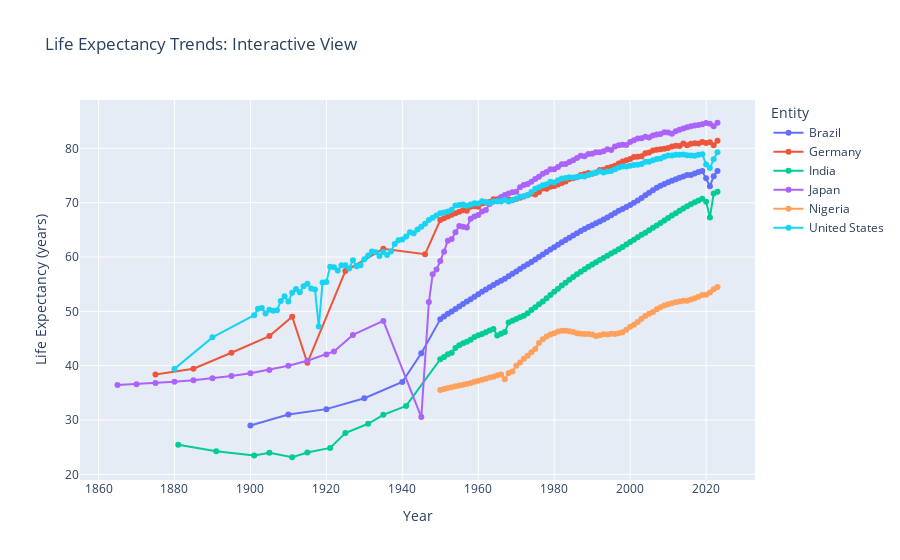

The notebook cell this image was saved under:
### Markdown cell above
## Exercise 5: Interactive Line Plot with Plotly

**Objective**: Create an interactive line plot showing trends for multiple countries over time.

**Requirements**:
- Use the same 6 countries from Exercise 2: Japan, United States, Germany, Brazil, India, Nigeria
- Create a line plot with time on x-axis and life expectancy on y-axis
- Each country should have a distinct color and be connected with a line
- Show data from 1960 onwards
- Add markers (dots) at data points for clarity
- Include meaningful hover information showing: country name, year, and life expectancy
- Add title: "Life Expectancy Trends: Interactive View"
- Add axis labels: "Year" and "Life Expectancy (years)"

**Interactivity Features** (built-in to Plotly):

- Hover over any line to see exact values
- Click legend entries to hide/show countries
- Zoom, pan, and download the plot

### Code cell
## SOLUTION

import plotly.express as px
import plotly.graph_objects as go
from plotly.subplots import make_subplots

countries_six = ['Japan', 'United States', 'Germany', 'Brazil', 'India', 'Nigeria']
df_plot = df_clean[df_clean['Entity'].isin(countries_six)]

fig = px.line(df_plot, x='Year', y='Life expectancy', color='Entity',
              hover_name='Entity',
              hover_data={'Year': True, 'Life expectancy': ':.1f', 'Entity': False},
              title='Life Expectancy Trends: Interactive View',
              labels={'Life expectancy': 'Life Expectancy (years)', 'Year': 'Year'},
              markers=True)

fig.show()

### Figure 1 — Plotly figure (JSON) as saved in the notebook; plotly's stock layout.template omitted (floating-point values rounded to 4 significant figures)
{"data": [{"customdata": [["Brazil"], ["Brazil"], ["Brazil"], ["Brazil"], ["Brazil"], ["Brazil"], ["Brazil"], ["Brazil"], ["Brazil"], ["Brazil"], ["Brazil"], ["Brazil"], ["Brazil"], ["Brazil"], ["Brazil"], ["Brazil"], ["Brazil"], ["Brazil"], ["Brazil"], ["Brazil"], ["Brazil"], ["Brazil"], ["Brazil"], ["Brazil"], ["Brazil"], ["Brazil"], ["Brazil"], ["Brazil"], ["Brazil"], ["Brazil"], ["Brazil"], ["Brazil"], ["Brazil"], ["Brazil"], ["Brazil"], ["Brazil"], ["Brazil"], ["Brazil"], ["Brazil"], ["Brazil"], ["Brazil"], ["Brazil"], ["Brazil"], ["Brazil"], ["Brazil"], ["Brazil"], ["Brazil"], ["Brazil"], ["Brazil"], ["Brazil"], ["Brazil"], ["Brazil"], ["Brazil"], ["Brazil"], ["Brazil"], ["Brazil"], ["Brazil"], ["Brazil"], ["Brazil"], ["Brazil"], ["Brazil"], ["Brazil"], ["Brazil"], ["Brazil"], ["Brazil"], ["Brazil"], ["Brazil"], ["Brazil"], ["Brazil"], ["Brazil"], ["Brazil"], ["Brazil"], ["Brazil"], ["Brazil"], ["Brazil"], ["Brazil"], ["Brazil"], ["Brazil"], ["Brazil"], ["Brazil"]], "hovertemplate": "<b>%{hovertext}</b><br><br>Year=%{x}<br>Life Expectancy (years)=%{y:.1f}<extra></extra>", "hovertext": ["Brazil", "Brazil", "Brazil", "Brazil", "Brazil", "Brazil", "Brazil", "Brazil", "Brazil", "Brazil", "Brazil", "Brazil", "Brazil", "Brazil", "Brazil", "Brazil", "Brazil", "Brazil", "Brazil", "Brazil", "Brazil", "Brazil", "Brazil", "Brazil", "Brazil", "Brazil", "Brazil", "Brazil", "Brazil", "Brazil", "Brazil", "Brazil", "Brazil", "Brazil", "Brazil", "Brazil", "Brazil", "Brazil", "Brazil", "Brazil", "Brazil", "Brazil", "Brazil", "Brazil", "Brazil", "Brazil", "Brazil", "Brazil", "Brazil", "Brazil", "Brazil", "Brazil", "Brazil", "Brazil", "Brazil", "Brazil", "Brazil", "Brazil", "Brazil", "Brazil", "Brazil", "Brazil", "Brazil", "Brazil", "Brazil", "Brazil", "Brazil", "Brazil", "Brazil", "Brazil", "Brazil", "Brazil", "Brazil", "Brazil", "Brazil", "Brazil", "Brazil", "Brazil", "Brazil", "Brazil"], "legendgroup": "Brazil", "line": {"color": "#636efa", "dash": "solid"}, "marker": {"symbol": "circle"}, "mode": "lines+markers", "name": "Brazil", "orientation": "v", "showlegend": true, "type": "scatter", "x": [1900, 1910, 1920, 1930, 1940, 1945, 1950, 1951, 1952, 1953, 1954, 1955, 1956, 1957, 1958, 1959, 1960, 1961, 1962, 1963, 1964, 1965, 1966, 1967, 1968, 1969, 1970, 1971, 1972, 1973, 1974, 1975, 1976, 1977, 1978, 1979, 1980, 1981, 1982, 1983, 1984, 1985, 1986, 1987, 1988, 1989, 1990, 1991, 1992, 1993, 1994, 1995, 1996, 1997, 1998, 1999, 2000, 2001, 2002, 2003, 2004, 2005, 2006, 2007, 2008, 2009, 2010, 2011, 2012, 2013, 2014, 2015, 2016, 2017, 2018, 2019, 2020, 2021, 2022, 2023], "xaxis": "x", "y": [29, 31, 32, 34, 37, 42.3, 48.53, 49.04, 49.55, 49.99, 50.43, 50.89, 51.34, 51.81, 52.25, 52.7, 53.16, 53.59, 54.02, 54.45, 54.85, 55.24, 55.63, 56.02, 56.47, 56.9, 57.34, 57.79, 58.26, 58.68, 59.08, 59.56, 60.01, 60.46, 60.92, 61.37, 61.82, 62.27, 62.71, 63.13, 63.55, 63.98, 64.39, 64.78, 65.16, 65.51, 65.86, 66.2, 66.54, 66.89, 67.29, 67.7, 68.11, 68.5, 68.85, 69.21, 69.58, 69.98, 70.4, 70.88, 71.36, 71.83, 72.3, 72.73, 73.11, 73.46, 73.78, 74.05, 74.33, 74.61, 74.82, 75.11, 75.08, 75.38, 75.63, 75.81, 74.51, 73.04, 74.87, 75.85], "yaxis": "y"}, {"customdata": [["Germany"], ["Germany"], ["Germany"], ["Germany"], ["Germany"], ["Germany"], ["Germany"], ["Germany"], ["Germany"], ["Germany"], ["Germany"], ["Germany"], ["Germany"], ["Germany"], ["Germany"], ["Germany"], ["Germany"], ["Germany"], ["Germany"], ["Germany"], ["Germany"], ["Germany"], ["Germany"], ["Germany"], ["Germany"], ["Germany"], ["Germany"], ["Germany"], ["Germany"], ["Germany"], ["Germany"], ["Germany"], ["Germany"], ["Germany"], ["Germany"], ["Germany"], ["Germany"], ["Germany"], ["Germany"], ["Germany"], ["Germany"], ["Germany"], ["Germany"], ["Germany"], ["Germany"], ["Germany"], ["Germany"], ["Germany"], ["Germany"], ["Germany"], ["Germany"], ["Germany"], ["Germany"], ["Germany"], ["Germany"], ["Germany"], ["Germany"], ["Germany"], ["Germany"], ["Germany"], ["Germany"], ["Germany"], ["Germany"], ["Germany"], ["Germany"], ["Germany"], ["Germany"], ["Germany"], ["Germany"], ["Germany"], ["Germany"], ["Germany"], ["Germany"], ["Germany"], ["Germany"], ["Germany"], ["Germany"], ["Germany"], ["Germany"], ["Germany"], ["Germany"], ["Germany"], ["Germany"]], "hovertemplate": "<b>%{hovertext}</b><br><br>Year=%{x}<br>Life Expectancy (years)=%{y:.1f}<extra></extra>", "hovertext": ["Germany", "Germany", "Germany", "Germany", "Germany", "Germany", "Germany", "Germany", "Germany", "Germany", "Germany", "Germany", "Germany", "Germany", "Germany", "Germany", "Germany", "Germany", "Germany", "Germany", "Germany", "Germany", "Germany", "Germany", "Germany", "Germany", "Germany", "Germany", "Germany", "Germany", "Germany", "Germany", "Germany", "Germany", "Germany", "Germany", "Germany", "Germany", "Germany", "Germany", "Germany", "Germany", "Germany", "Germany", "Germany", "Germany", "Germany", "Germany", "Germany", "Germany", "Germany", "Germany", "Germany", "Germany", "Germany", "Germany", "Germany", "Germany", "Germany", "Germany", "Germany", "Germany", "Germany", "Germany", "Germany", "Germany", "Germany", "Germany", "Germany", "Germany", "Germany", "Germany", "Germany", "Germany", "Germany", "Germany", "Germany", "Germany", "Germany", "Germany", "Germany", "Germany", "Germany"], "legendgroup": "Germany", "line": {"color": "#EF553B", "dash": "solid"}, "marker": {"symbol": "circle"}, "mode": "lines+markers", "name": "Germany", "orientation": "v", "showlegend": true, "type": "scatter", "x": [1875, 1885, 1895, 1905, 1911, 1915, 1925, 1935, 1946, 1950, 1951, 1952, 1953, 1954, 1955, 1956, 1957, 1958, 1959, 1960, 1961, 1962, 1963, 1964, 1965, 1966, 1967, 1968, 1969, 1970, 1971, 1972, 1973, 1974, 1975, 1976, 1977, 1978, 1979, 1980, 1981, 1982, 1983, 1984, 1985, 1986, 1987, 1988, 1989, 1990, 1991, 1992, 1993, 1994, 1995, 1996, 1997, 1998, 1999, 2000, 2001, 2002, 2003, 2004, 2005, 2006, 2007, 2008, 2009, 2010, 2011, 2012, 2013, 2014, 2015, 2016, 2017, 2018, 2019, 2020, 2021, 2022, 2023], "xaxis": "x", "y": [38.37, 39.44, 42.38, 45.45, 49, 40.52, 57.42, 61.5, 60.51, 66.81, 67.14, 67.46, 67.76, 68.06, 68.34, 68.59, 68.5, 69.23, 69.33, 69.25, 69.84, 70.0, 70.12, 70.65, 70.63, 70.74, 70.96, 70.61, 70.46, 70.68, 70.91, 71.15, 71.36, 71.68, 71.52, 71.98, 72.59, 72.57, 72.92, 73.09, 73.33, 73.63, 73.92, 74.38, 74.49, 74.7, 75.11, 75.28, 75.47, 75.34, 75.56, 76.0, 76.08, 76.38, 76.55, 76.78, 77.22, 77.58, 77.8, 78.06, 78.4, 78.47, 78.54, 79.12, 79.25, 79.59, 79.73, 79.82, 79.92, 80.08, 80.35, 80.5, 80.45, 80.91, 80.57, 80.84, 80.94, 80.87, 81.19, 81.0, 81.11, 80.58, 81.38], "yaxis": "y"}, {"customdata": [["India"], ["India"], ["India"], ["India"], ["India"], ["India"], ["India"], ["India"], ["India"], ["India"], ["India"], ["India"], ["India"], ["India"], ["India"], ["India"], ["India"], ["India"], ["India"], ["India"], ["India"], ["India"], ["India"], ["India"], ["India"], ["India"], ["India"], ["India"], ["India"], ["India"], ["India"], ["India"], ["India"], ["India"], ["India"], ["India"], ["India"], ["India"], ["India"], ["India"], ["India"], ["India"], ["India"], ["India"], ["India"], ["India"], ["India"], ["India"], ["India"], ["India"], ["India"], ["India"], ["India"], ["India"], ["India"], ["India"], ["India"], ["India"], ["India"], ["India"], ["India"], ["India"], ["India"], ["India"], ["India"], ["India"], ["India"], ["India"], ["India"], ["India"], ["India"], ["India"], ["India"], ["India"], ["India"], ["India"], ["India"], ["India"], ["India"], ["India"], ["India"], ["India"], ["India"], ["India"], ["India"]], "hovertemplate": "<b>%{hovertext}</b><br><br>Year=%{x}<br>Life Expectancy (years)=%{y:.1f}<extra></extra>", "hovertext": ["India", "India", "India", "India", "India", "India", "India", "India", "India", "India", "India", "India", "India", "India", "India", "India", "India", "India", "India", "India", "India", "India", "India", "India", "India", "India", "India", "India", "India", "India", "India", "India", "India", "India", "India", "India", "India", "India", "India", "India", "India", "India", "India", "India", "India", "India", "India", "India", "India", "India", "India", "India", "India", "India", "India", "India", "India", "India", "India", "India", "India", "India", "India", "India", "India", "India", "India", "India", "India", "India", "India", "India", "India", "India", "India", "India", "India", "India", "India", "India", "India", "India", "India", "India", "India"], "legendgroup": "India", "line": {"color": "#00cc96", "dash": "solid"}, "marker": {"symbol": "circle"}, "mode": "lines+markers", "name": "India", "orientation": "v", "showlegend": true, "type": "scatter", "x": [1881, 1891, 1901, 1905, 1911, 1915, 1921, 1925, 1931, 1935, 1941, 1950, 1951, 1952, 1953, 1954, 1955, 1956, 1957, 1958, 1959, 1960, 1961, 1962, 1963, 1964, 1965, 1966, 1967, 1968, 1969, 1970, 1971, 1972, 1973, 1974, 1975, 1976, 1977, 1978, 1979, 1980, 1981, 1982, 1983, 1984, 1985, 1986, 1987, 1988, 1989, 1990, 1991, 1992, 1993, 1994, 1995, 1996, 1997, 1998, 1999, 2000, 2001, 2002, 2003, 2004, 2005, 2006, 2007, 2008, 2009, 2010, 2011, 2012, 2013, 2014, 2015, 2016, 2017, 2018, 2019, 2020, 2021, 2022, 2023], "xaxis": "x", "y": [25.44, 24.27, 23.49, 23.98, 23.15, 24.02, 24.86, 27.61, 29.31, 30.95, 32.59, 41.18, 41.6, 42.09, 42.39, 43.25, 43.74, 44.13, 44.41, 44.78, 45.26, 45.61, 45.82, 46.13, 46.46, 46.74, 45.56, 45.88, 46.18, 47.92, 48.26, 48.59, 48.9, 49.21, 49.64, 50.26, 50.76, 51.3, 51.82, 52.42, 53.01, 53.59, 54.17, 54.74, 55.28, 55.81, 56.32, 56.82, 57.29, 57.74, 58.2, 58.62, 59.03, 59.45, 59.82, 60.24, 60.63, 61.03, 61.44, 61.85, 62.28, 62.75, 63.16, 63.65, 64.09, 64.48, 64.94, 65.37, 65.8, 66.25, 66.7, 67.16, 67.62, 68.08, 68.5, 68.93, 69.33, 69.71, 70.07, 70.42, 70.75, 70.16, 67.28, 71.7, 72.0], "yaxis": "y"}, {"customdata": [["Japan"], ["Japan"], ["Japan"], ["Japan"], ["Japan"], ["Japan"], ["Japan"], ["Japan"], ["Japan"], ["Japan"], ["Japan"], ["Japan"], ["Japan"], ["Japan"], ["Japan"], ["Japan"], ["Japan"], ["Japan"], ["Japan"], ["Japan"], ["Japan"], ["Japan"], ["Japan"], ["Japan"], ["Japan"], ["Japan"], ["Japan"], ["Japan"], ["Japan"], ["Japan"], ["Japan"], ["Japan"], ["Japan"], ["Japan"], ["Japan"], ["Japan"], ["Japan"], ["Japan"], ["Japan"], ["Japan"], ["Japan"], ["Japan"], ["Japan"], ["Japan"], ["Japan"], ["Japan"], ["Japan"], ["Japan"], ["Japan"], ["Japan"], ["Japan"], ["Japan"], ["Japan"], ["Japan"], ["Japan"], ["Japan"], ["Japan"], ["Japan"], ["Japan"], ["Japan"], ["Japan"], ["Japan"], ["Japan"], ["Japan"], ["Japan"], ["Japan"], ["Japan"], ["Japan"], ["Japan"], ["Japan"], ["Japan"], ["Japan"], ["Japan"], ["Japan"], ["Japan"], ["Japan"], ["Japan"], ["Japan"], ["Japan"], ["Japan"], ["Japan"], ["Japan"], ["Japan"], ["Japan"], ["Japan"], ["Japan"], ["Japan"], ["Japan"], ["Japan"], ["Japan"], ["Japan"], ["Japan"], ["Japan"]], "hovertemplate": "<b>%{hovertext}</b><br><br>Year=%{x}<br>Life Expectancy (years)=%{y:.1f}<extra></extra>", "hovertext": ["Japan", "Japan", "Japan", "Japan", "Japan", "Japan", "Japan", "Japan", "Japan", "Japan", "Japan", "Japan", "Japan", "Japan", "Japan", "Japan", "Japan", "Japan", "Japan", "Japan", "Japan", "Japan", "Japan", "Japan", "Japan", "Japan", "Japan", "Japan", "Japan", "Japan", "Japan", "Japan", "Japan", "Japan", "Japan", "Japan", "Japan", "Japan", "Japan", "Japan", "Japan", "Japan", "Japan", "Japan", "Japan", "Japan", "Japan", "Japan", "Japan", "Japan", "Japan", "Japan", "Japan", "Japan", "Japan", "Japan", "Japan", "Japan", "Japan", "Japan", "Japan", "Japan", "Japan", "Japan", "Japan", "Japan", "Japan", "Japan", "Japan", "Japan", "Japan", "Japan", "Japan", "Japan", "Japan", "Japan", "Japan", "Japan", "Japan", "Japan", "Japan", "Japan", "Japan", "Japan", "Japan", "Japan", "Japan", "Japan", "Japan", "Japan", "Japan", "Japan", "Japan"], "legendgroup": "Japan", "line": {"color": "#ab63fa", "dash": "solid"}, "marker": {"symbol": "circle"}, "mode": "lines+markers", "name": "Japan", "orientation": "v", "showlegend": true, "type": "scatter", "x": [1865, 1870, 1875, 1880, 1885, 1890, 1895, 1900, 1905, 1910, 1915, 1920, 1922, 1927, 1935, 1945, 1947, 1948, 1949, 1950, 1951, 1952, 1953, 1954, 1955, 1956, 1957, 1958, 1959, 1960, 1961, 1962, 1963, 1964, 1965, 1966, 1967, 1968, 1969, 1970, 1971, 1972, 1973, 1974, 1975, 1976, 1977, 1978, 1979, 1980, 1981, 1982, 1983, 1984, 1985, 1986, 1987, 1988, 1989, 1990, 1991, 1992, 1993, 1994, 1995, 1996, 1997, 1998, 1999, 2000, 2001, 2002, 2003, 2004, 2005, 2006, 2007, 2008, 2009, 2010, 2011, 2012, 2013, 2014, 2015, 2016, 2017, 2018, 2019, 2020, 2021, 2022, 2023], "xaxis": "x", "y": [36.43, 36.59, 36.8, 37.04, 37.33, 37.68, 38.1, 38.6, 39.22, 39.97, 40.9, 42.04, 42.62, 45.66, 48.24, 30.54, 51.71, 56.84, 57.72, 59.25, 60.99, 63.0, 63.33, 64.54, 65.71, 65.56, 65.44, 67.04, 67.46, 67.72, 68.37, 68.67, 69.75, 70.2, 70.26, 71.06, 71.4, 71.67, 71.92, 72.01, 72.83, 73.26, 73.42, 73.85, 74.36, 74.76, 75.33, 75.66, 76.17, 76.14, 76.56, 77.07, 77.11, 77.51, 77.8, 78.21, 78.63, 78.55, 78.98, 78.99, 79.26, 79.3, 79.45, 79.84, 79.68, 80.36, 80.58, 80.65, 80.61, 81.18, 81.51, 81.8, 81.85, 82.13, 82.01, 82.37, 82.55, 82.63, 82.97, 82.92, 82.67, 83.17, 83.4, 83.64, 83.88, 84.06, 84.19, 84.29, 84.42, 84.67, 84.55, 84.05, 84.71], "yaxis": "y"}, {"customdata": [["Nigeria"], ["Nigeria"], ["Nigeria"], ["Nigeria"], ["Nigeria"], ["Nigeria"], ["Nigeria"], ["Nigeria"], ["Nigeria"], ["Nigeria"], ["Nigeria"], ["Nigeria"], ["Nigeria"], ["Nigeria"], ["Nigeria"], ["Nigeria"], ["Nigeria"], ["Nigeria"], ["Nigeria"], ["Nigeria"], ["Nigeria"], ["Nigeria"], ["Nigeria"], ["Nigeria"], ["Nigeria"], ["Nigeria"], ["Nigeria"], ["Nigeria"], ["Nigeria"], ["Nigeria"], ["Nigeria"], ["Nigeria"], ["Nigeria"], ["Nigeria"], ["Nigeria"], ["Nigeria"], ["Nigeria"], ["Nigeria"], ["Nigeria"], ["Nigeria"], ["Nigeria"], ["Nigeria"], ["Nigeria"], ["Nigeria"], ["Nigeria"], ["Nigeria"], ["Nigeria"], ["Nigeria"], ["Nigeria"], ["Nigeria"], ["Nigeria"], ["Nigeria"], ["Nigeria"], ["Nigeria"], ["Nigeria"], ["Nigeria"], ["Nigeria"], ["Nigeria"], ["Nigeria"], ["Nigeria"], ["Nigeria"], ["Nigeria"], ["Nigeria"], ["Nigeria"], ["Nigeria"], ["Nigeria"], ["Nigeria"], ["Nigeria"], ["Nigeria"], ["Nigeria"], ["Nigeria"], ["Nigeria"], ["Nigeria"], ["Nigeria"]], "hovertemplate": "<b>%{hovertext}</b><br><br>Year=%{x}<br>Life Expectancy (years)=%{y:.1f}<extra></extra>", "hovertext": ["Nigeria", "Nigeria", "Nigeria", "Nigeria", "Nigeria", "Nigeria", "Nigeria", "Nigeria", "Nigeria", "Nigeria", "Nigeria", "Nigeria", "Nigeria", "Nigeria", "Nigeria", "Nigeria", "Nigeria", "Nigeria", "Nigeria", "Nigeria", "Nigeria", "Nigeria", "Nigeria", "Nigeria", "Nigeria", "Nigeria", "Nigeria", "Nigeria", "Nigeria", "Nigeria", "Nigeria", "Nigeria", "Nigeria", "Nigeria", "Nigeria", "Nigeria", "Nigeria", "Nigeria", "Nigeria", "Nigeria", "Nigeria", "Nigeria", "Nigeria", "Nigeria", "Nigeria", "Nigeria", "Nigeria", "Nigeria", "Nigeria", "Nigeria", "Nigeria", "Nigeria", "Nigeria", "Nigeria", "Nigeria", "Nigeria", "Nigeria", "Nigeria", "Nigeria", "Nigeria", "Nigeria", "Nigeria", "Nigeria", "Nigeria", "Nigeria", "Nigeria", "Nigeria", "Nigeria", "Nigeria", "Nigeria", "Nigeria", "Nigeria", "Nigeria", "Nigeria"], "legendgroup": "Nigeria", "line": {"color": "#FFA15A", "dash": "solid"}, "marker": {"symbol": "circle"}, "mode": "lines+markers", "name": "Nigeria", "orientation": "v", "showlegend": true, "type": "scatter", "x": [1950, 1951, 1952, 1953, 1954, 1955, 1956, 1957, 1958, 1959, 1960, 1961, 1962, 1963, 1964, 1965, 1966, 1967, 1968, 1969, 1970, 1971, 1972, 1973, 1974, 1975, 1976, 1977, 1978, 1979, 1980, 1981, 1982, 1983, 1984, 1985, 1986, 1987, 1988, 1989, 1990, 1991, 1992, 1993, 1994, 1995, 1996, 1997, 1998, 1999, 2000, 2001, 2002, 2003, 2004, 2005, 2006, 2007, 2008, 2009, 2010, 2011, 2012, 2013, 2014, 2015, 2016, 2017, 2018, 2019, 2020, 2021, 2022, 2023], "xaxis": "x", "y": [35.53, 35.72, 35.88, 36.04, 36.24, 36.34, 36.48, 36.62, 36.83, 37.03, 37.21, 37.43, 37.61, 37.81, 37.98, 38.22, 38.36, 37.5, 38.64, 38.95, 40.01, 40.61, 41.27, 41.83, 42.49, 43.05, 44.19, 44.85, 45.35, 45.74, 45.96, 46.31, 46.44, 46.44, 46.34, 46.19, 45.95, 45.89, 45.83, 45.83, 45.73, 45.48, 45.59, 45.78, 45.75, 45.87, 45.83, 45.96, 46.15, 46.61, 47.14, 47.55, 48.02, 48.62, 49.15, 49.54, 49.88, 50.38, 50.75, 51.08, 51.31, 51.49, 51.69, 51.83, 51.94, 51.94, 52.19, 52.4, 52.67, 53.01, 53.07, 53.45, 54.08, 54.46], "yaxis": "y"}, {"customdata": [["United States"], ["United States"], ["United States"], ["United States"], ["United States"], ["United States"], ["United States"], ["United States"], ["United States"], ["United States"], ["United States"], ["United States"], ["United States"], ["United States"], ["United States"], ["United States"], ["United States"], ["United States"], ["United States"], ["United States"], ["United States"], ["United States"], ["United States"], ["United States"], ["United States"], ["United States"], ["United States"], ["United States"], ["United States"], ["United States"], ["United States"], ["United States"], ["United States"], ["United States"], ["United States"], ["United States"], ["United States"], ["United States"], ["United States"], ["United States"], ["United States"], ["United States"], ["United States"], ["United States"], ["United States"], ["United States"], ["United States"], ["United States"], ["United States"], ["United States"], ["United States"], ["United States"], ["United States"], ["United States"], ["United States"], ["United States"], ["United States"], ["United States"], ["United States"], ["United States"], ["United States"], ["United States"], ["United States"], ["United States"], ["United States"], ["United States"], ["United States"], ["United States"], ["United States"], ["United States"], ["United States"], ["United States"], ["United States"], ["United States"], ["United States"], ["United States"], ["United States"], ["United States"], ["United States"], ["United States"], ["United States"], ["United States"], ["United States"], ["United States"], ["United States"], ["United States"], ["United States"], ["United States"], ["United States"], ["United States"], ["United States"], ["United States"], ["United States"], ["United States"], ["United States"], ["United States"], ["United States"], ["United States"], ["United States"], ["United States"], ["United States"], ["United States"], ["United States"], ["United States"], ["United States"], ["United States"], ["United States"], ["United States"], ["United States"], ["United States"], ["United States"], ["United States"], ["United States"], ["United States"], ["United States"], ["United States"], ["United States"], ["United States"], ["United States"], ["United States"], ["United States"], ["United States"], ["United States"], ["United States"], ["United States"]], "hovertemplate": "<b>%{hovertext}</b><br><br>Year=%{x}<br>Life Expectancy (years)=%{y:.1f}<extra></extra>", "hovertext": ["United States", "United States", "United States", "United States", "United States", "United States", "United States", "United States", "United States", "United States", "United States", "United States", "United States", "United States", "United States", "United States", "United States", "United States", "United States", "United States", "United States", "United States", "United States", "United States", "United States", "United States", "United States", "United States", "United States", "United States", "United States", "United States", "United States", "United States", "United States", "United States", "United States", "United States", "United States", "United States", "United States", "United States", "United States", "United States", "United States", "United States", "United States", "United States", "United States", "United States", "United States", "United States", "United States", "United States", "United States", "United States", "United States", "United States", "United States", "United States", "United States", "United States", "United States", "United States", "United States", "United States", "United States", "United States", "United States", "United States", "United States", "United States", "United States", "United States", "United States", "United States", "United States", "United States", "United States", "United States", "United States", "United States", "United States", "United States", "United States", "United States", "United States", "United States", "United States", "United States", "United States", "United States", "United States", "United States", "United States", "United States", "United States", "United States", "United States", "United States", "United States", "United States", "United States", "United States", "United States", "United States", "United States", "United States", "United States", "United States", "United States", "United States", "United States", "United States", "United States", "United States", "United States", "United States", "United States", "United States", "United States", "United States", "United States", "United States", "United States"], "legendgroup": "United States", "line": {"color": "#19d3f3", "dash": "solid"}, "marker": {"symbol": "circle"}, "mode": "lines+markers", "name": "United States", "orientation": "v", "showlegend": true, "type": "scatter", "x": [1880, 1890, 1901, 1902, 1903, 1904, 1905, 1906, 1907, 1908, 1909, 1910, 1911, 1912, 1913, 1914, 1915, 1916, 1917, 1918, 1919, 1920, 1921, 1922, 1923, 1924, 1925, 1926, 1927, 1928, 1929, 1930, 1931, 1932, 1933, 1934, 1935, 1936, 1937, 1938, 1939, 1940, 1941, 1942, 1943, 1944, 1945, 1946, 1947, 1948, 1949, 1950, 1951, 1952, 1953, 1954, 1955, 1956, 1957, 1958, 1959, 1960, 1961, 1962, 1963, 1964, 1965, 1966, 1967, 1968, 1969, 1970, 1971, 1972, 1973, 1974, 1975, 1976, 1977, 1978, 1979, 1980, 1981, 1982, 1983, 1984, 1985, 1986, 1987, 1988, 1989, 1990, 1991, 1992, 1993, 1994, 1995, 1996, 1997, 1998, 1999, 2000, 2001, 2002, 2003, 2004, 2005, 2006, 2007, 2008, 2009, 2010, 2011, 2012, 2013, 2014, 2015, 2016, 2017, 2018, 2019, 2020, 2021, 2022, 2023], "xaxis": "x", "y": [39.41, 45.21, 49.3, 50.5, 50.6, 49.6, 50.3, 50.1, 50.2, 51.9, 52.8, 51.8, 53.4, 54.1, 53.5, 54.6, 55.1, 54.2, 54, 47.2, 55.3, 55.4, 58.2, 58.1, 57.5, 58.5, 58.5, 57.9, 59.4, 58.3, 58.5, 59.6, 60.3, 61, 60.9, 60.19, 60.91, 60.35, 61.03, 62.39, 63.07, 63.22, 63.79, 64.54, 64.36, 65.06, 65.59, 66.13, 66.8, 67.22, 67.63, 68.07, 68.17, 68.38, 68.71, 69.5, 69.56, 69.64, 69.42, 69.67, 69.9, 69.83, 70.25, 70.12, 69.94, 70.2, 70.25, 70.21, 70.52, 70.2, 70.48, 70.73, 71.1, 71.18, 71.4, 71.96, 72.54, 72.84, 73.23, 73.41, 73.83, 73.73, 74.12, 74.46, 74.55, 74.67, 74.65, 74.73, 74.86, 74.83, 75.11, 75.37, 75.52, 75.78, 75.57, 75.74, 75.85, 76.17, 76.5, 76.66, 76.67, 76.81, 76.92, 76.99, 77.14, 77.53, 77.53, 77.8, 78.05, 78.13, 78.48, 78.67, 78.7, 78.82, 78.82, 78.88, 78.72, 78.69, 78.65, 78.8, 78.92, 77.01, 76.38, 77.98, 79.3], "yaxis": "y"}], "layout": {"legend": {"title": {"text": "Entity"}, "tracegroupgap": 0}, "title": {"text": "Life Expectancy Trends: Interactive View"}, "xaxis": {"anchor": "y", "domain": [0, 1], "title": {"text": "Year"}}, "yaxis": {"anchor": "x", "domain": [0, 1], "title": {"text": "Life Expectancy (years)"}}}}
